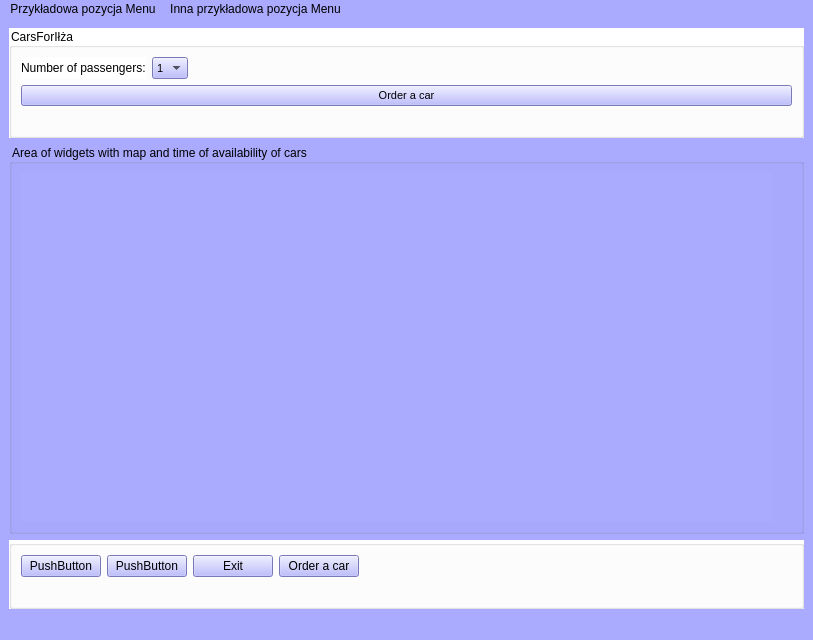
<?xml version="1.0" encoding="UTF-8"?>
<ui version="4.0">
 <class>MainWindow</class>
 <widget class="QMainWindow" name="MainWindow">
  <property name="geometry">
   <rect>
    <x>0</x>
    <y>0</y>
    <width>813</width>
    <height>640</height>
   </rect>
  </property>
  <property name="font">
   <font>
    <pointsize>10</pointsize>
   </font>
  </property>
  <property name="windowTitle">
   <string>MainWindow</string>
  </property>
  <property name="styleSheet">
   <string notr="true">background-color: rgb(170, 170, 255);</string>
  </property>
  <widget class="QWidget" name="centralwidget">
   <layout class="QVBoxLayout" name="verticalLayout">
    <item>
     <widget class="QGroupBox" name="groupBox">
      <property name="styleSheet">
       <string notr="true">background-color: qradialgradient(spread:repeat, cx:0.5, cy:0.5, radius:0.077, fx:0.5, fy:0.5, stop:0 rgba(0, 169, 255, 147), stop:0.497326 rgba(0, 0, 0, 147), stop:1 rgba(0, 169, 255, 147));
background-color: rgb(255, 255, 255);
font: 75 12pt &quot;MS Shell Dlg 2&quot;;</string>
      </property>
      <property name="title">
       <string>CarsForIłża</string>
      </property>
      <layout class="QVBoxLayout" name="verticalLayout_4">
       <item>
        <layout class="QHBoxLayout" name="horizontalLayout_3">
         <item>
          <widget class="QLabel" name="label">
           <property name="text">
            <string>Number of passengers:</string>
           </property>
          </widget>
         </item>
         <item>
          <widget class="QComboBox" name="choice_number_of_people">
           <property name="font">
            <font>
             <family>MS Shell Dlg 2</family>
             <pointsize>8</pointsize>
             <weight>50</weight>
             <italic>false</italic>
             <bold>false</bold>
            </font>
           </property>
           <property name="styleSheet">
            <string notr="true">background-color: rgb(170, 170, 255);
font: 8pt &quot;MS Shell Dlg 2&quot;;</string>
           </property>
           <item>
            <property name="text">
             <string>1</string>
            </property>
           </item>
           <item>
            <property name="text">
             <string>2</string>
            </property>
           </item>
           <item>
            <property name="text">
             <string>3</string>
            </property>
           </item>
           <item>
            <property name="text">
             <string>4</string>
            </property>
           </item>
           <item>
            <property name="text">
             <string>5</string>
            </property>
           </item>
           <item>
            <property name="text">
             <string>6</string>
            </property>
           </item>
          </widget>
         </item>
         <item>
          <spacer name="horizontalSpacer_5">
           <property name="orientation">
            <enum>Qt::Horizontal</enum>
           </property>
           <property name="sizeHint" stdset="0">
            <size>
             <width>40</width>
             <height>20</height>
            </size>
           </property>
          </spacer>
         </item>
        </layout>
       </item>
       <item>
        <widget class="QPushButton" name="pushButton_9">
         <property name="font">
          <font>
           <family>MS Shell Dlg 2</family>
           <pointsize>8</pointsize>
           <weight>50</weight>
           <italic>false</italic>
           <bold>false</bold>
          </font>
         </property>
         <property name="styleSheet">
          <string notr="true">background-color: rgb(170, 170, 255);
font: 8pt &quot;MS Shell Dlg 2&quot;;</string>
         </property>
         <property name="text">
          <string>Order a car</string>
         </property>
        </widget>
       </item>
       <item>
        <spacer name="horizontalSpacer_6">
         <property name="orientation">
          <enum>Qt::Horizontal</enum>
         </property>
         <property name="sizeHint" stdset="0">
          <size>
           <width>766</width>
           <height>20</height>
          </size>
         </property>
        </spacer>
       </item>
      </layout>
     </widget>
    </item>
    <item>
     <widget class="QGroupBox" name="groupBox_3">
      <property name="title">
       <string>Area of widgets with map and time of availability of cars</string>
      </property>
      <layout class="QHBoxLayout" name="horizontalLayout_4">
       <item>
        <widget class="PlotWidget" name="widget" native="true"/>
       </item>
       <item>
        <spacer name="verticalSpacer">
         <property name="orientation">
          <enum>Qt::Vertical</enum>
         </property>
         <property name="sizeHint" stdset="0">
          <size>
           <width>20</width>
           <height>337</height>
          </size>
         </property>
        </spacer>
       </item>
      </layout>
     </widget>
    </item>
    <item>
     <widget class="QGroupBox" name="groupBox_2">
      <property name="styleSheet">
       <string notr="true">background-color: rgb(255, 255, 255);</string>
      </property>
      <property name="title">
       <string/>
      </property>
      <layout class="QVBoxLayout" name="verticalLayout_2">
       <item>
        <layout class="QHBoxLayout" name="horizontalLayout">
         <item>
          <widget class="QPushButton" name="pushButton">
           <property name="styleSheet">
            <string notr="true">background-color: rgb(170, 170, 255);</string>
           </property>
           <property name="text">
            <string>PushButton</string>
           </property>
          </widget>
         </item>
         <item>
          <widget class="QPushButton" name="pushButton_2">
           <property name="styleSheet">
            <string notr="true">background-color: rgb(170, 170, 255);</string>
           </property>
           <property name="text">
            <string>PushButton</string>
           </property>
          </widget>
         </item>
         <item>
          <widget class="QPushButton" name="pushButton_3">
           <property name="styleSheet">
            <string notr="true">background-color: rgb(170, 170, 255);</string>
           </property>
           <property name="text">
            <string>Exit</string>
           </property>
          </widget>
         </item>
         <item>
          <widget class="QPushButton" name="pushButton_4">
           <property name="styleSheet">
            <string notr="true">background-color: rgb(170, 170, 255);</string>
           </property>
           <property name="text">
            <string>Order a car</string>
           </property>
          </widget>
         </item>
         <item>
          <spacer name="horizontalSpacer">
           <property name="orientation">
            <enum>Qt::Horizontal</enum>
           </property>
           <property name="sizeHint" stdset="0">
            <size>
             <width>40</width>
             <height>20</height>
            </size>
           </property>
          </spacer>
         </item>
        </layout>
       </item>
       <item>
        <spacer name="horizontalSpacer_2">
         <property name="orientation">
          <enum>Qt::Horizontal</enum>
         </property>
         <property name="sizeHint" stdset="0">
          <size>
           <width>766</width>
           <height>20</height>
          </size>
         </property>
        </spacer>
       </item>
      </layout>
     </widget>
    </item>
   </layout>
  </widget>
  <widget class="QMenuBar" name="menubar">
   <property name="geometry">
    <rect>
     <x>0</x>
     <y>0</y>
     <width>813</width>
     <height>21</height>
    </rect>
   </property>
   <widget class="QMenu" name="menuPrzyk_adowa_pozycja_Menu">
    <property name="title">
     <string>Przykładowa pozycja Menu</string>
    </property>
    <addaction name="actionJaki_przycisk_Akcji"/>
    <addaction name="actionInny_Przycisk_Akcji"/>
   </widget>
   <widget class="QMenu" name="menuInna_Przyk_adowa_pozycja_Menu">
    <property name="title">
     <string>Inna przykładowa pozycja Menu</string>
    </property>
   </widget>
   <addaction name="menuPrzyk_adowa_pozycja_Menu"/>
   <addaction name="menuInna_Przyk_adowa_pozycja_Menu"/>
  </widget>
  <widget class="QStatusBar" name="statusbar"/>
  <action name="actionJaki_przycisk_Akcji">
   <property name="text">
    <string>Jakiś przycisk Akcji</string>
   </property>
  </action>
  <action name="actionInny_Przycisk_Akcji">
   <property name="text">
    <string>Inny Przycisk Akcji</string>
   </property>
  </action>
 </widget>
 <customwidgets>
  <customwidget>
   <class>PlotWidget</class>
   <extends>QWidget</extends>
   <header>pyqtgraph</header>
   <container>1</container>
  </customwidget>
 </customwidgets>
 <resources/>
 <connections/>
</ui>
